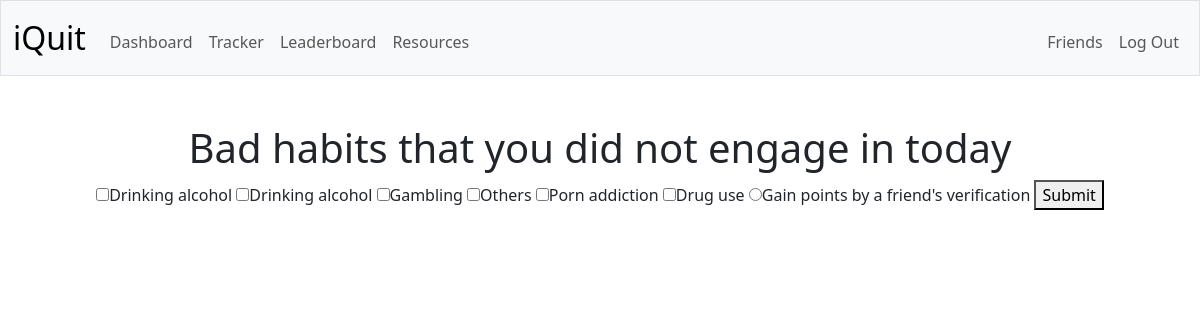
The app's page /tracker (signed in), older data.
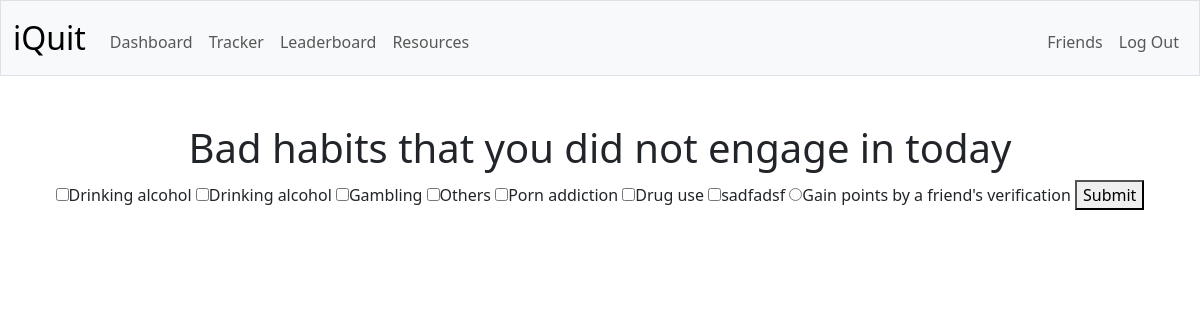
The same page, newer data.
### tables this page shows
CREATE TABLE habits (
    user_id INTEGER NOT NULL,
    habit TEXT NOT NULL,
    start_time NUMERIC NOT NULL,
    enter_time NUMERIC NOT NULL,
    streak INTEGER,
    FOREIGN KEY(user_id) REFERENCES users(id)
);

### app.py (the view)
@app.route("/tracker", methods=["GET", "POST"])
@login_required
def tracker():
    if request.method == "POST":
        daily_habits = request.form.getlist("habit")
        for habit in daily_habits:
            db.execute(
                "UPDATE habits SET streak = streak + 1, enter_time = ?\
                WHERE habit = ?",
                datetime.datetime.now().date(),
                habit,
            )
        return redirect("/dashboard")
    else:
        habits = db.execute(
            "SELECT habit FROM habits WHERE user_id = ?", session["user_id"]
        )
        if not habits:
            return redirect("/add")
        """for row in habits:
            # SQLite store as string: has to convert to correct object for comparison
            if (
            datetime.datetime.strptime(row["enter_time"], "%Y-%m-%d").date()
            == datetime.datetime.now().date()
            ):
                return apology("Today's work is done", 403)

        else:"""
        return render_template("tracker.html", habits=habits)

### app.py (called while the page is built)
@app.after_request
def after_request(response):
    response.headers["Cache-Control"] = "no-cache, no-store, must-revalidate"
    response.headers["Expires"] = 0
    response.headers["Pragma"] = "no-cache"
    return response

### helpers.py (called while the page is built)
def login_required(f):
    @wraps(f)
    def decorated_function(*args, **kwargs):
        if session.get("user_id") is None:
            return redirect("/login")
        return f(*args, **kwargs)
    return decorated_function

### templates/tracker.html (shortened to what this page needs)
{% extends "layout.html" %}
{% block main %}
    <h1>Bad habits that you did not engage in today</h1>
    <form action="/tracker" method="post">
        {% for habit in habits %}
            <input name="habit" type="checkbox" value="{{ habit.habit }}">{{ habit.habit }}
        {% endfor%}
        <input name="verification" type="radio" id="verification">Gain points by a friend's verification
        <button type="submit">Submit</button>
    </form>
{% endblock %}

Row changes from the older to the newer data that the page shows:
added habits: habit "sadfadsf"
